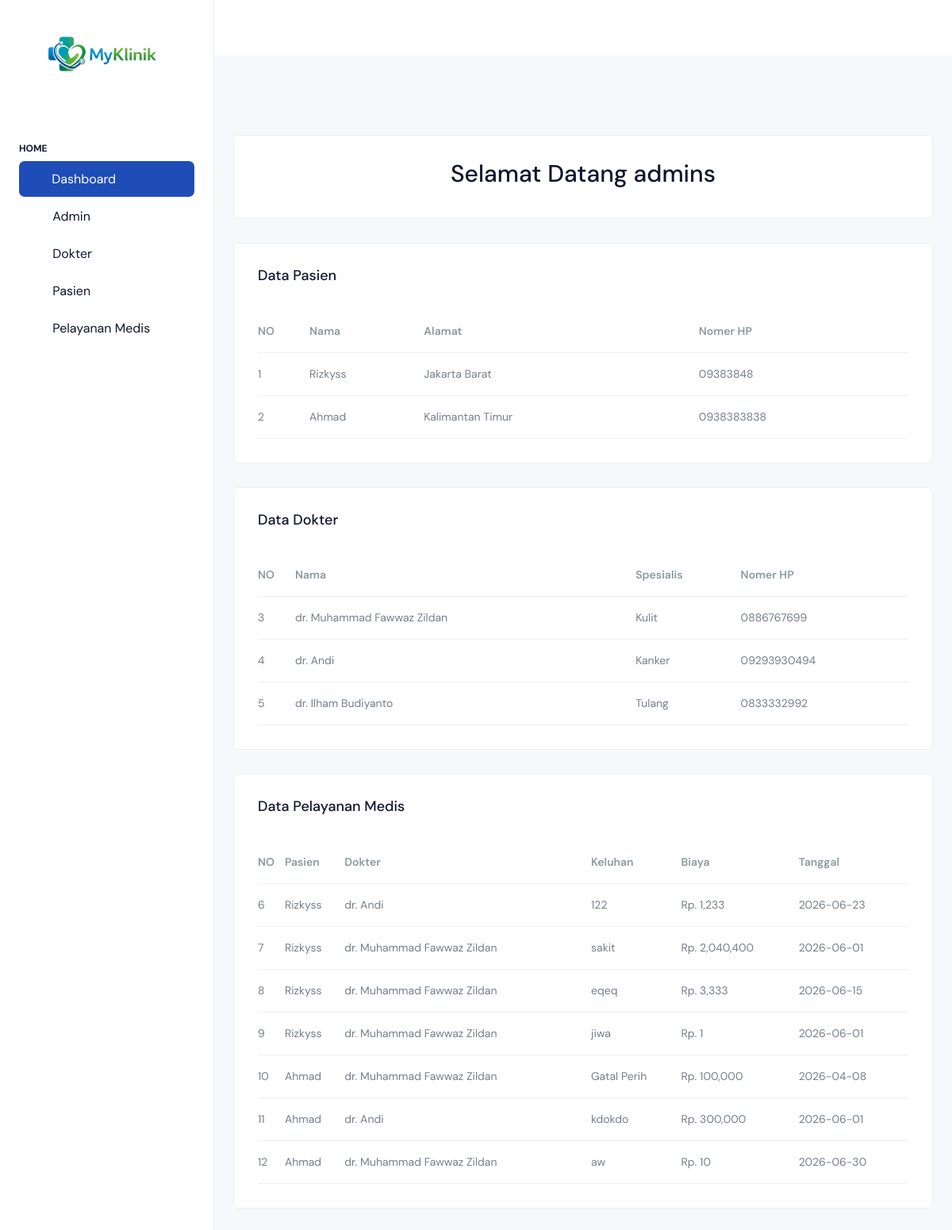
The app's page /index.php (signed in) with its own data.
### tables this page shows
CREATE TABLE IF NOT EXISTS `pasien` (
  `id` int NOT NULL AUTO_INCREMENT,
  `nama` varchar(100) DEFAULT NULL,
  `alamat` text,
  `no_hp` varchar(20) DEFAULT NULL,
  PRIMARY KEY (`id`)
);

CREATE TABLE IF NOT EXISTS `dokter` (
  `id` int NOT NULL AUTO_INCREMENT,
  `nama` varchar(100) DEFAULT NULL,
  `spesialis` varchar(100) DEFAULT NULL,
  `no_hp` varchar(20) DEFAULT NULL,
  PRIMARY KEY (`id`)
);

CREATE TABLE IF NOT EXISTS `pelayanan_medis` (
  `id` int NOT NULL AUTO_INCREMENT,
  `pasien_id` int DEFAULT NULL,
  `dokter_id` int DEFAULT NULL,
  `tanggal` date DEFAULT NULL,
  `keluhan` text,
  `biaya` bigint DEFAULT NULL,
  PRIMARY KEY (`id`),
  KEY `pasien_id` (`pasien_id`),
  KEY `dokter_id` (`dokter_id`),
  CONSTRAINT `pelayanan_medis_ibfk_1` FOREIGN KEY (`pasien_id`) REFERENCES `pasien` (`id`),
  CONSTRAINT `pelayanan_medis_ibfk_2` FOREIGN KEY (`dokter_id`) REFERENCES `dokter` (`id`)
);

### koneksi.php (called while the page is built, shortened)
<?php
class Database {
    private $host = "localhost";
    private $user = "root";
    private $pass = "";
    private $db = "klinik";
    public function __construct() {
        $this->conn = new mysqli($this->host, $this->user,
         $this->pass, $this->db);
    }
}
?>

### model/model.php (called while the page is built, shortened)
<?php
require_once "koneksi.php";
class Model {
    public function __construct() {
        $db = new Database();
        $this->conn = $db->conn;
    }
}
?>

### model/klinik.php (called while the page is built, shortened)
<?php
require_once "model.php";
class Klinik extends Model {
    protected $table;
    public function __construct($table) {
        $this->table = $table;
    }
    public function getAll() {
        return $this->conn->query("SELECT * FROM {$this->table}");
    }
}
?>

### model/pelayanan_model.php (called while the page is built, shortened)
<?php
require_once "klinik.php";
class PelayananMedis extends Klinik
{
    public function getAll()
    {
        return $this->conn->query("
            SELECT pm.*, p.nama AS pasien, d.nama AS dokter
            FROM pelayanan_medis pm
            JOIN pasien p ON pm.pasien_id = p.id
            JOIN dokter d ON pm.dokter_id = d.id
        ");
    }
}

### index.php (the view, shortened to what this page needs)
<?php
require_once "model/pelayanan_model.php";
$pasienObj = new Pasien();
$dokterObj = new Dokter();
$pm = new PelayananMedis($pasienObj, $dokterObj);
$dataPM = $pm->getAll();
$dataPasien = $pasienObj->getAll();
$dataDokter = $dokterObj->getAll();
$no = 1;
?>
<!doctype html>
<html lang="en">
<head>
  <link rel="stylesheet" href="./assets/css/styles.min.css" />
</head>
<body>
  <div class="page-wrapper" id="main-wrapper" data-layout="vertical" data-navbarbg="skin6" data-sidebartype="full">
    <?php
       include 'navbar/navbar.php';
       include 'navbar/header.php'
       ?>
    <div class="body-wrapper">
      <div class="body-wrapper-inner">
        <div class="container-fluid">
          <div class="row">
            <div class="col-12">
              <div class="card">
                <div class="card-body">
                   <div class="d--md-flex justify-content-center align-items-center">
                    <h2 class="text-center">Selamat Datang <?php echo $_SESSION['username'] ?> </h2>
                  </div>
                </div>
              </div>
              <div class="card">
                <div class="card-body">
                   <div class="d-md-flex align-items-center">
                    <div>
                      <h4 class="card-title">Data Pasien</h4>
                    </div>
                  </div>
                  <div class="table-responsive mt-4">
                    <table class="table mb-0 text-nowrap varient-table align-middle fs-3">
                      <thead>
                        <tr>
                          <th scope="col" class="px-0 text-muted">
                            NO
                          </th>
                          <th scope="col" class="px-0 text-muted">Nama</th>
                          <th scope="col" class="px-0 text-muted">Alamat</th>
                          <th scope="col" class="px-0 text-muted">Nomer HP</th>
                        </tr>
                      </thead>
                     <tbody>
                        <?php while($row = $dataPasien->fetch_assoc()) { ?>
                        <tr>
                            <td class="px-0"><?= $no++ ?></td>
                            <td class="px-0"><?= $row['nama'] ?></td>
                            <td class="px-0"><?= $row['alamat'] ?></td>
                            <td class="px-0"><?= $row['no_hp'] ?></td>
                        </tr>
                        <?php } ?>
                    </tbody>
                    </table>
                  </div>
                </div>
              </div>
              <div class="card">
                <div class="card-body">
                   <div class="d-md-flex align-items-center">
                    <div>
                      <h4 class="card-title">Data Dokter</h4>
                    </div>
                  </div>
                  <div class="table-responsive mt-4">
                    <table class="table mb-0 text-nowrap varient-table align-middle fs-3">
                      <thead>
                        <tr>
                          <th scope="col" class="px-0 text-muted">NO</th>
                          <th scope="col" class="px-0 text-muted">Nama</th>
                          <th scope="col" class="px-0 text-muted">Spesialis</th>
                          <th scope="col" class="px-0 text-muted">Nomer HP</th>
                        </tr>
                      </thead>
                     <tbody>
                        <?php while($row = $dataDokter->fetch_assoc()) { ?>
                        <tr>
                            <td class="px-0"><?= $no++ ?></td>
                            <td class="px-0"><?= $row['nama'] ?></td>
                            <td class="px-0"><?= $row['spesialis'] ?></td>
                            <td class="px-0"><?= $row['no_hp'] ?></td>
                        </tr>
                        <?php } ?>
                    </tbody>
                    </table>
                  </div>
                </div>
              </div>
              <div class="card">
                <div class="card-body">
                  <div class="d-md-flex align-items-center">
                    <div>
                      <h4 class="card-title">Data Pelayanan Medis</h4>
                    </div>
                  </div>
                  <div class="table-responsive mt-4">
                     <table class="table mb-0 text-nowrap varient-table align-middle fs-3">
                      <thead>
                        <tr>
                        <th scope="col" class="px-0 text-muted">NO</th>
                          <th scope="col" class="px-0 text-muted">Pasien</th>
                          <th scope="col" class="px-0 text-muted">Dokter</th>
                          <th scope="col" class="px-0 text-muted">Keluhan</th>
                          <th scope="col" class="px-0 text-muted">Biaya</th>
                          <th scope="col" class="px-0 text-muted">Tanggal</th>
                        </tr>
                      </thead>
                      <tbody>
                          <?php while($row = $dataPM->fetch_assoc()) { ?>
                       <tr>
                        <td class="px-0"><?= $no++ ?></td>
                        <td class="px-0"> <?= $row['pasien'] ?></td>
                        <td class="px-0"> <?= $row['dokter'] ?></td>
                        <td class="px-0"> <?= $row['keluhan'] ?></td>
                        <td class="px-0">Rp.  <?= number_format($row['biaya']) ?></td>
                        <td class="px-0"> <?= $row['tanggal'] ?></td>
                        </tr>
                        <?php } ?>
                      </tbody>
                    </table>
                  </div>
                </div>
              </div>
            </div>
          </div>
      </div>
    </div>
  </div>
</body>
</html>

### navbar/navbar.php (shortened to what this page needs)
<aside class="left-sidebar">
  <div>
    <div class="brand-logo d-flex align-items-center justify-content-between">
      <a href="index.php" class="text-nowrap logo-img">
        <img src="assets/images/logos/myklinik.png" alt="" width=100%/>
      </a>
    </div>
    <nav class="sidebar-nav scroll-sidebar" data-simplebar="">
      <ul id="sidebarnav">
        <li class="nav-small-cap">
          <span class="hide-menu">Home</span>
        </li>
        <li class="sidebar-item">
          <a class="sidebar-link" href="index.php" aria-expanded="false">
            <i class="ti ti-home"></i>
            <span class="hide-menu">Dashboard</span>
          </a>
        </li>
        <li class="sidebar-item">
          <a class="sidebar-link justify-content-between"
            href="admin.php" aria-expanded="false">
            <div class="d-flex align-items-center gap-3">
              <span class="d-flex">
                <i class="ti ti-analyze"></i>
              </span>
              <span class="hide-menu">Admin</span>
            </div>
          </a>
        </li>
        <li class="sidebar-item">
          <a class="sidebar-link justify-content-between"
            href="dokter.php" aria-expanded="false">
            <div class="d-flex align-items-center gap-3">
              <span class="d-flex">
                <i class="ti ti-user"></i>
              </span>
              <span class="hide-menu">Dokter</span>
            </div>
          </a>
        </li>
        <li class="sidebar-item">
          <a class="sidebar-link justify-content-between"
            href="pasien.php" aria-expanded="false">
            <div class="d-flex align-items-center gap-3">
              <span class="d-flex">
                <i class="ti ti-users"></i>
              </span>
              <span class="hide-menu">Pasien</span>
            </div>
          </a>
        </li>
        <li class="sidebar-item">
          <a class="sidebar-link justify-content-between"
            href="pelayanan_medis.php" aria-expanded="false">
            <div class="d-flex align-items-center gap-3">
              <span class="d-flex">
                <i class="ti ti-virus"></i>
              </span>
              <span class="hide-menu">Pelayanan Medis</span>
            </div>
          </a>
        </li>
    </div>
</aside>

### navbar/header.php (shortened to what this page needs)
 <header class="app-header">
          <nav class="navbar navbar-expand-lg navbar-light">
            <div class="navbar-collapse justify-content-end px-0" id="navbarNav">
              <ul class="navbar-nav flex-row ms-auto align-items-center justify-content-end">
                <li class="nav-item dropdown">
                  <a class="nav-link " href="javascript:void(0)" " id="drop2" data-bs-toggle="dropdown"
                    aria-expanded="false">
                      <i class="ti ti-user"></i>
                  </a>
                </li>
              </ul>
            </div>
          </nav>
</header>

### records on screen
pasien: nama "Rizkyss", alamat "Jakarta Barat", no_hp "09383848"
pasien: nama "Ahmad", alamat "Kalimantan Timur", no_hp "0938383838"
dokter: nama "dr. Muhammad Fawwaz Zildan", spesialis "Kulit", no_hp "0886767699"
dokter: nama "dr. Andi", spesialis "Kanker", no_hp "09293930494"
dokter: nama "dr. Ilham Budiyanto", spesialis "Tulang", no_hp "0833332992"
pelayanan_medis: pasien.nama "Rizkyss", dokter.nama "dr. Andi", keluhan "122", biaya "1,233", tanggal "2026-06-23"
pelayanan_medis: pasien.nama "Rizkyss", dokter.nama "dr. Muhammad Fawwaz Zildan", keluhan "sakit", biaya "2,040,400", tanggal "2026-06-01"
pelayanan_medis: pasien.nama "Rizkyss", dokter.nama "dr. Muhammad Fawwaz Zildan", keluhan "eqeq", biaya "3,333", tanggal "2026-06-15"
pelayanan_medis: pasien.nama "Rizkyss", dokter.nama "dr. Muhammad Fawwaz Zildan", keluhan "jiwa", biaya "1", tanggal "2026-06-01"
pelayanan_medis: pasien.nama "Ahmad", dokter.nama "dr. Muhammad Fawwaz Zildan", keluhan "Gatal Perih", biaya "100,000", tanggal "2026-04-08"
pelayanan_medis: pasien.nama "Ahmad", dokter.nama "dr. Andi", keluhan "kdokdo", biaya "300,000", tanggal "2026-06-01"
pelayanan_medis: pasien.nama "Ahmad", dokter.nama "dr. Muhammad Fawwaz Zildan", keluhan "aw", biaya "10", tanggal "2026-06-30"

### other values on screen
$_SESSION['username'] "admins"
